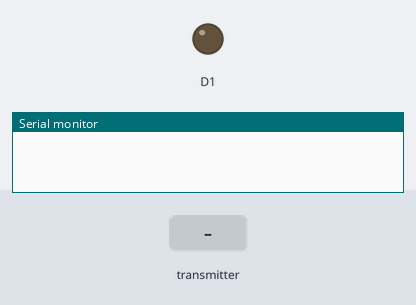
The sketch below on a simulated ESP8266 (NodeMCU). Parts: output pins drawn as LEDs (lit = HIGH), the last lines printed to the serial monitor. The inputs (shaded band) are chosen by the test bench.

Above: at 1.2 s.
1.3 s: the transmitter starts sending cmd = 1
At 1.8 s:
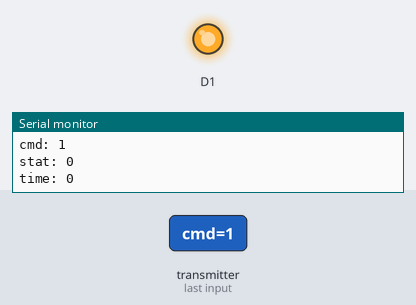
2.8 s: the transmitter starts sending cmd = 0
At 4.2 s:
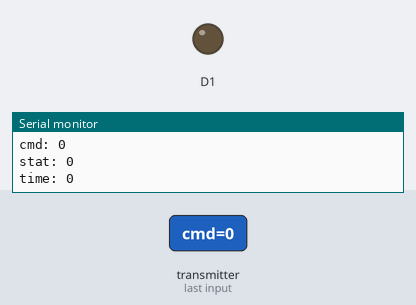
Timing chart, 0 to 5.8 s (numbered marks = the images above; inputs shaded):
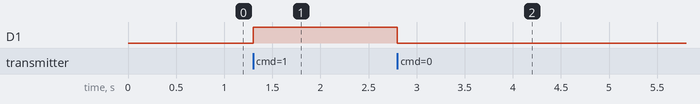

Measured:
- after the input at 1.3 s, D1: LOW → HIGH at once
- after the input at 2.8 s, D1: HIGH → LOW at once

The sketch:

mesin_cuci_auto_pump.ino
```cpp
// (licence header left out)
#include <ESP8266WiFi.h>
#include <espnow.h>

// Structure example to receive data
// Must match the sender structure
typedef struct data_struct {
  int cmd;
  int stat;
  int time;
} data_struct;

// Create a struct_message called Data
data_struct data;

// Callback function that will be executed when data is received
void OnDataRecv(uint8_t *mac, uint8_t *incomingData, uint8_t len) {
  memcpy(&data, incomingData, sizeof(data));
  Serial.print("Bytes received: ");
  Serial.println(len);
  Serial.print("cmd: ");
  Serial.println(data.cmd);
  Serial.print("stat: ");
  Serial.println(data.stat);
  Serial.print("time: ");
  Serial.println(data.time);
  Serial.println();
}

void setup() {
  // Initialize Serial Monitor
  Serial.begin(9600);

  // Set device as a Wi-Fi Station
  WiFi.mode(WIFI_STA);
  WiFi.disconnect();

  // Init ESP-NOW
  if (esp_now_init() != 0) {
    Serial.println("Error initializing ESP-NOW");
    return;
  }

  // Once ESPNow is successfully Init, we will register for recv CB to
  // get recv packer info
  esp_now_set_self_role(ESP_NOW_ROLE_SLAVE);
  esp_now_register_recv_cb(OnDataRecv);

  pinMode(D1, OUTPUT);
  digitalWrite(D1, LOW);
}

void loop() {
  if (data.cmd == 1) {
    digitalWrite(D1, HIGH);
  } else {
    digitalWrite(D1, LOW);
  }
}
```
